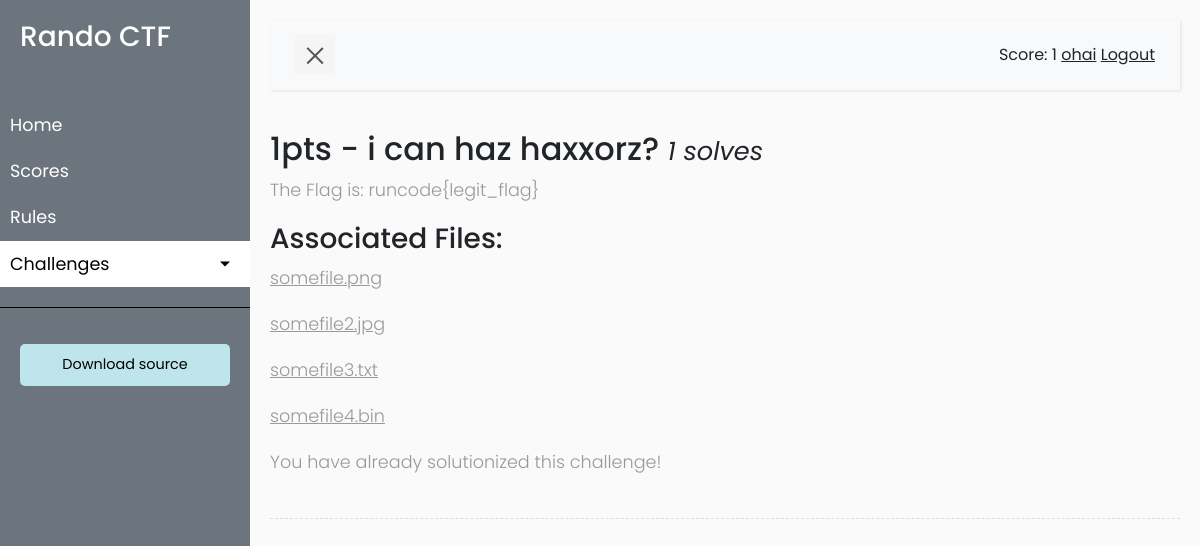
Screenshot of /challenge/4 (signed in) with the database file from the repository.
### tables this page shows
CREATE TABLE `site_data` (
	`id`	INTEGER PRIMARY KEY AUTOINCREMENT UNIQUE,
	`setting_name`	TEXT,
	`setting_value`	TEXT
);

CREATE TABLE "users" (
	`id`	INTEGER PRIMARY KEY AUTOINCREMENT,
	`username`	TEXT,
	`password`	TEXT,
	`email`	TEXT,
	`score`	INTEGER,
	`admin`	INTEGER DEFAULT 0
);

CREATE TABLE "challenges" (
	`id`	INTEGER PRIMARY KEY AUTOINCREMENT,
	`name`	TEXT,
	`description`	TEXT,
	`points`	INTEGER,
	`flag`	TEXT,
	`files`	TEXT
);

### app.py (the view, shortened to what this page needs)
@app.route('/challenge/<int:challenge_id>',methods=['GET','POST'])
def challenge_route(challenge_id):
	if not is_logged_in():
		return redirect(url_for('index_route'))
	if not is_legit_problem(challenge_id):
		abort(404)
	user_solved = [x.get('challengeid') for x in get_user_solved(session.get('userid'))]
	solved_status = challenge_id in user_solved
	user_info = get_user_info(session.get('userid',0))
	challenges = get_challenges()
	challenge_info = get_challenges(challenge_id)
	hl_path = get_hl_path(request.path)
	site_data = get_site_data()
	return render_template('challenge.html',logged_in=is_logged_in(),user_info=user_info,challenges=challenges,challenge_info=challenge_info,
							hl_path=hl_path,solved_status=solved_status,site_data=site_data)

### app.py (called while the page is built)
def dict_factory(cursor, row):
	d = {}
	for idx, col in enumerate(cursor.description):
		d[col[0]] = row[idx]
	return d

def get_db():
	db = getattr(g, '_database', None)
	if db is None:
		db = g._database = sqlite3.connect(DATABASE)
		db.row_factory = dict_factory
	return db

@app.teardown_appcontext
def close_connection(exception):
	db = getattr(g, '_database', None)
	if db is not None:
		db.close()

def is_logged_in():
	return True if session.get('userid') else False

def get_user_solved(userid):
	try:
		cur = get_db().cursor()
		cur.execute('SELECT challengeid FROM scoreboard WHERE userid = ?', (userid,))
		res = cur.fetchall()
		print('get_user_solved out:', repr(res))
		return res if res is not None else []
	except Exception as e:
		print(e)
		return [{'fuck': 'shit'}]

def is_legit_problem(problem_id):
	challs = get_challenges()
	if problem_id in [chall.get('id') for chall in challs]:
		return True
	return False

def get_hl_path(path):
	if path == '/':
		return 'home'
	elif path == '/scores':
		return 'scores'
	elif path == '/rules':
		return 'rules'
	elif path.startswith('/challenge'):
		return 'challenges'
	else:
		return 'home'

def get_user_info(userid):
	cur = get_db().cursor()
	cur.execute('SELECT username, email, score, admin FROM users WHERE id = ? LIMIT 1', (userid,))
	res = cur.fetchone()
	print(repr(res))
	if res is None:
		return res
	res['solved'] = get_user_solved(userid)
	return res

def get_site_data():
	cur = get_db().cursor()
	cur.execute("SELECT setting_value AS site_title FROM site_data WHERE setting_name = 'site_title' LIMIT 1")
	res = cur.fetchone()
	return res

### templates/challenge.html (shortened to what this page needs)
<!DOCTYPE html>
<html>
{% include 'header.html' %}
<body>
    <div class="wrapper">
{% include 'sidebar.html' %}
        <div id="content">
{% include 'navbar.html' %}
            <h2>{{ challenge_info.get('points') }}pts - {{ challenge_info.get('name') }} <span class="small font-italic">{{ challenge_info.get('solves') }} solves</span></h2>
            <p>{{ challenge_info.get('description')|safe }}</p>
            {% if challenge_info.get('files') %}
            	<h3>Associated Files:</h3>
	            {% for file in challenge_info.get('files') %}
	            <p><a class="download_file" href="/download/{{ file }}">{{ file }}</a></p>
	            {% endfor %}
	        {% endif %}
<p>
{% if not solved_status %}
	<form class="form-inline" method="POST">
	  <div class="form-group mx-sm-3 mb-2">
	    <label for="flag" class="sr-only">flag</label>
	    <input name="flag" type="text" class="form-control" id="flag" placeholder="runcode{legit_ish_flag_hereth}">
	    <input type="hidden" name="_csrf_token" value="{{ csrf_token() }}">
	  </div>
	  <button type="submit" class="btn btn-secondary mb-2">Submit Flag</button>
	</form>
{% else %}
	You have already solutionized this challenge!
{% endif %}
</p>
            <div class="line"></div>
        </div>
    </div>
</body>
</html>

### templates/header.html (shortened to what this page needs)
<head>
    <link rel="stylesheet" href="https://stackpath.bootstrapcdn.com/bootstrap/4.1.0/css/bootstrap.min.css">
    <link rel="stylesheet" href="/css/style5.css">
</head>

### templates/sidebar.html (shortened to what this page needs)
        <nav id="sidebar">
            <div class="sidebar-header">
                <h3><a href="/">{{ site_data.get('site_title') }}</a></h3>
            </div>
            <ul class="list-unstyled components">
                <li{% if hl_path == 'home' %} class="active"{% endif %}>
                    <a href="/">Home</a>
                </li>
                <li{% if hl_path == 'scores' %} class="active"{% endif %}>
                    <a href="/scores">Scores</a>
                </li>
                <li{% if hl_path == 'rules' %} class="active"{% endif %}>
                    <a href="/rules">Rules</a>
                </li>
                <li{% if hl_path == 'challenges' %} class="active"{% endif %}>
                    <a href="#pageSubmenu" data-toggle="collapse" aria-expanded="false" class="dropdown-toggle">Challenges</a>
                </li>
            </ul>
            <ul class="list-unstyled CTAs">
                <li>
                    <a href="https://github.com/ohathar/femtoctf" class="download">Download source</a>
                </li>
            </ul>
        </nav>

### templates/navbar.html (shortened to what this page needs)
            <nav class="navbar navbar-expand-lg navbar-light bg-light">
                <div class="container-fluid">
                    <button type="button" id="sidebarCollapse" class="navbar-btn">
                        <span></span>
                    </button>
                    <div class="collapse navbar-collapse" id="navbarSupportedContent">
                        <ul class="nav navbar-nav ml-auto">
                            <li class="nav-item">
                                {% if not logged_in %}
                                <form method="POST">
                                  <div class="form-row align-items-center">
                                    <div class="col-sm-3 my-1">
                                      <label class="sr-only" for="inlineFormInput">UserName</label>
                                      <input name="username" type="text" class="form-control mb-2" id="inlineFormInput" placeholder="h4xX0r">
                                    </div>
                                    <div class="col-sm-3 my-1">
                                      <label for="inputPassword" class="sr-only">Password</label>
                                      <input name="password" type="password" id="inputPassword" class="form-control mb-2" placeholder="Password" required>
                                      <input type="hidden" name="_csrf_token" value="{{ csrf_token() }}">
                                    </div>
                                    <div class="col-sm-3 my-1">
                                      <button type="submit" class="btn btn-secondary mb-2">Login/Register</button>
                                    </div>
                                  </div>
                                </form>
                                {% else %}
                                    Score: {{ user_info.get('score') }}
                                    <a class="navbar-link" href="/profile">{{ user_info.get('username') }}</a>
                                    <a class="navbar-link" href="/logout">Logout</a>
                                {% endif %}
                            </li>
                        </ul>
                    </div>
                </div>
            </nav>

### static/css/style5.css (style rules this page uses)
body { font-family: 'Poppins', sans-serif; background: #fafafa; }
p { font-family: 'Poppins', sans-serif; font-size: 1.1em; font-weight: 300; line-height: 1.7em; color: #999; }
a, a:hover, a:focus { color: inherit; text-decoration: none; transition: all 0.3s; }
.download_file { text-decoration: underline; }
.navbar-link { text-decoration: underline; }
.navbar { padding: 15px 10px; background: #fff; border: none; border-radius: 0; margin-bottom: 40px; box-shadow: 1px 1px 3px rgba(0, 0, 0, 0.1); }
.navbar-btn { box-shadow: none; outline: none !important; border: none; }
.line { width: 100%; height: 1px; border-bottom: 1px dashed #ddd; margin: 40px 0; }
.wrapper { display: flex; width: 100%; align-items: stretch; perspective: 1500px; }
#sidebar { min-width: 250px; max-width: 250px; background: #6c757d; color: #fff; transition: all 0.6s cubic-bezier(0.945, 0.020, 0.270, 0.665); transform-origin: bottom left; }
#sidebar .sidebar-header { padding: 20px; background: #6c757d; }
#sidebar ul.components { padding: 20px 0; border-bottom: 1px solid #000; }
#sidebar ul li a { padding: 10px; font-size: 1.1em; display: block; }
#sidebar ul li.active > a, a[aria-expanded="true"] { color: #000; background: #fff; }
a[data-toggle="collapse"] { position: relative; }
.dropdown-toggle::after { display: block; position: absolute; top: 50%; right: 20px; transform: translateY(-50%); }
ul.CTAs { padding: 20px; }
ul.CTAs a { text-align: center; font-size: 0.9em !important; display: block; border-radius: 5px; margin-bottom: 5px; }
a.download { background: #bee5eb; color: #000; }
#content { width: 100%; padding: 20px; min-height: 100vh; transition: all 0.3s; }
#sidebarCollapse { width: 40px; height: 40px; background: #f5f5f5; cursor: pointer; }
#sidebarCollapse span { width: 80%; height: 2px; margin: 0 auto; display: block; background: #555; transition: all 0.8s cubic-bezier(0.810, -0.330, 0.345, 1.375); transition-delay: 0.2s; }
#sidebarCollapse span:last-of-type { transform: rotate(-45deg) translate(1px, -1px); }

### rows the page displays
site_data: get "Rando CTF"
users: get "ohai"
challenges: get "i can haz haxxorz?", get "The Flag is: runcode{legit_flag}"

### other values shown
{{ user_info.get('score') }} "1"
{{ challenge_info.get('points') }} "1"
{{ challenge_info.get('solves') }} "1"
{{ file }} "somefile.png" "somefile2.jpg" "somefile3.txt" "somefile4.bin"
